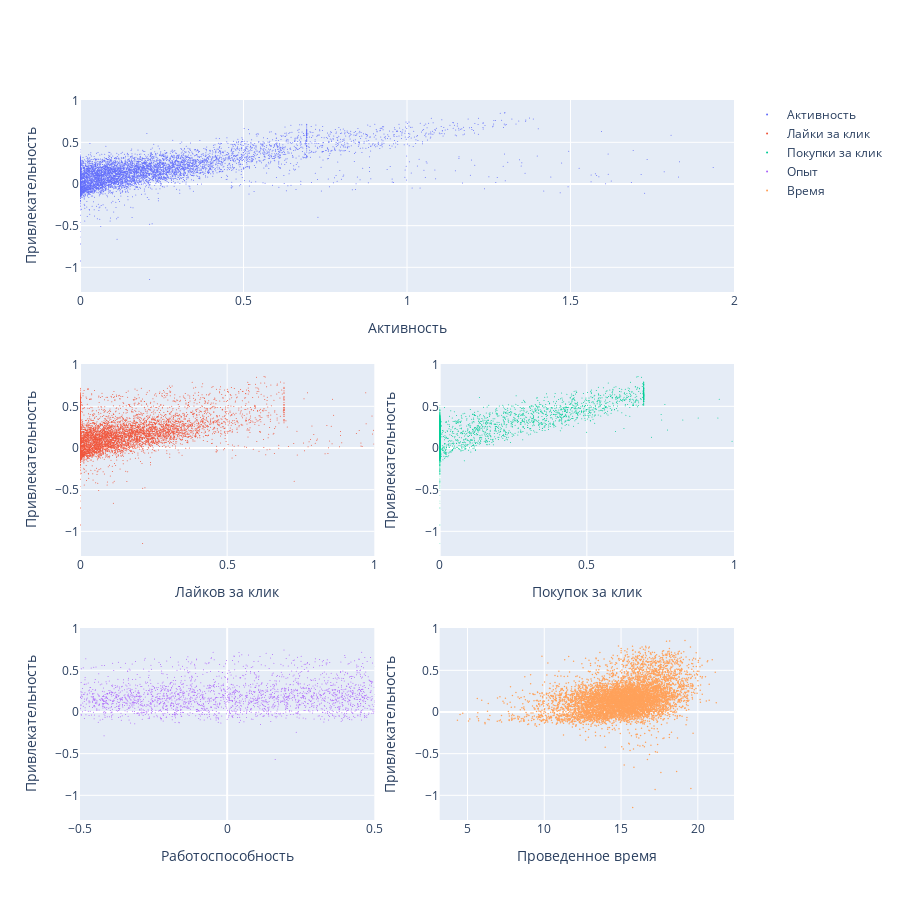

Notebook code cell kept with this figure:
### Markdown cell above
Let's build source_atrractivness dependencies graphics.
As if it wasn't so bad.

### Code cell
attractiveness = make_subplots(
    rows=3, cols=2,
    specs=[
        [{"colspan": 2}, None],
        [{}, {}],
        [{}, {}],
    ]
)

attractiveness.add_scatter(
    x=(featured['bpc'] + featured['lpc']), y=featured['source_attractiveness'],
    mode='markers', marker=dict(size=1),
    name='Активность',
    row=1, col=1,
)
attractiveness.update_xaxes(row=1, col=1, title_text='Активность', range=[0, 2])
attractiveness.update_yaxes(row=1, col=1, title_text='Привлекательность')

attractiveness.add_scatter(
    x=featured['lpc'], y=featured['source_attractiveness'],
    mode='markers', marker=dict(size=1),
    name='Лайки за клик',
    row=2, col=1,
)
attractiveness.update_xaxes(row=2, col=1, title_text='Лайков за клик', range=[0, 1])
attractiveness.update_yaxes(row=2, col=1, title_text='Привлекательность')


attractiveness.add_scatter(
    x=featured['bpc'], y=featured['source_attractiveness'],
    mode='markers', marker=dict(size=1),
    name='Покупки за клик',
    row=2, col=2,
)
attractiveness.update_xaxes(row=2, col=2, title_text='Покупок за клик', range=[0, 1])
attractiveness.update_yaxes(row=2, col=2, title_text='Привлекательность')

attractiveness.add_scatter(
    x=featured['performance'], y=featured['source_attractiveness'],
    mode='markers', marker=dict(size=1),
    name='Опыт',
    row=3, col=1,
)
attractiveness.update_xaxes(row=3, col=1, title_text='Работоспособность', range=[-0.5, 0.5])
attractiveness.update_yaxes(row=3, col=1, title_text='Привлекательность')


attractiveness.add_scatter(
    x=featured['time_spent'], y=featured['source_attractiveness'],
    mode='markers', marker=dict(size=1.5),
    name='Время',
    row=3, col=2,
)
attractiveness.update_xaxes(row=3, col=2, title_text='Проведенное время')
attractiveness.update_yaxes(row=3, col=2, title_text='Привлекательность')
 

attractiveness.update(
    layout=dict(
        width=900, height=900,
    )
)
attractiveness.show()

### Figure 1 — Plotly figure (JSON) as saved in the notebook; plotly's stock layout.template omitted (floating-point values rounded to 4 significant figures; data arrays with more than 128 entries replaced by an {"elided": "..."} marker saying what was removed)
{"data": [{"marker": {"size": 1}, "mode": "markers", "name": "Активность", "type": "scatter", "x": {"elided": "7593 float values"}, "xaxis": "x", "y": {"elided": "7593 float values"}, "yaxis": "y"}, {"marker": {"size": 1}, "mode": "markers", "name": "Лайки за клик", "type": "scatter", "x": {"elided": "7593 float values"}, "xaxis": "x2", "y": {"elided": "7593 float values"}, "yaxis": "y2"}, {"marker": {"size": 1}, "mode": "markers", "name": "Покупки за клик", "type": "scatter", "x": {"elided": "7593 float values"}, "xaxis": "x3", "y": {"elided": "7593 float values"}, "yaxis": "y3"}, {"marker": {"size": 1}, "mode": "markers", "name": "Опыт", "type": "scatter", "x": {"elided": "7593 float values"}, "xaxis": "x4", "y": {"elided": "7593 float values"}, "yaxis": "y4"}, {"marker": {"size": 1.5}, "mode": "markers", "name": "Время", "type": "scatter", "x": {"elided": "7593 float values"}, "xaxis": "x5", "y": {"elided": "7593 float values"}, "yaxis": "y5"}], "layout": {"height": 900, "width": 900, "xaxis": {"anchor": "y", "domain": [0, 1], "range": [0, 2], "title": {"text": "Активность"}}, "xaxis2": {"anchor": "y2", "domain": [0, 0.45], "range": [0, 1], "title": {"text": "Лайков за клик"}}, "xaxis3": {"anchor": "y3", "domain": [0.55, 1], "range": [0, 1], "title": {"text": "Покупок за клик"}}, "xaxis4": {"anchor": "y4", "domain": [0, 0.45], "range": [-0.5, 0.5], "title": {"text": "Работоспособность"}}, "xaxis5": {"anchor": "y5", "domain": [0.55, 1], "title": {"text": "Проведенное время"}}, "yaxis": {"anchor": "x", "domain": [0.7333, 1], "title": {"text": "Привлекательность"}}, "yaxis2": {"anchor": "x2", "domain": [0.3667, 0.6333], "title": {"text": "Привлекательность"}}, "yaxis3": {"anchor": "x3", "domain": [0.3667, 0.6333], "title": {"text": "Привлекательность"}}, "yaxis4": {"anchor": "x4", "domain": [0, 0.2667], "title": {"text": "Привлекательность"}}, "yaxis5": {"anchor": "x5", "domain": [0, 0.2667], "title": {"text": "Привлекательность"}}}}
